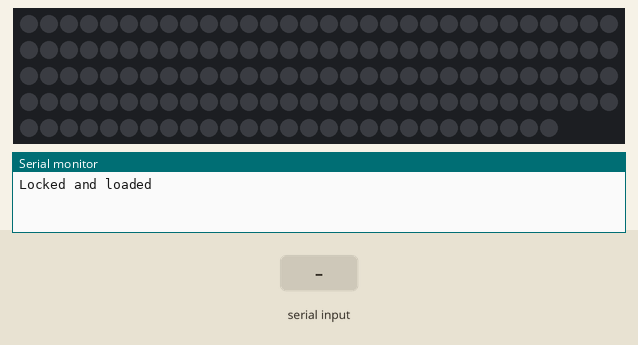
Simulated run of this program. Board: Arduino Uno, built with avr-gcc and run on an emulated ATmega328P. On the bench: 147 RGB LEDs in strip order, left to right, continuing on the next row, the last lines printed to the serial monitor. The test bench sets the inputs (shaded band).

Above: at 1.2 s.
1.3 s: "90,45,200,10,solid\n" received over Serial
At 1.9 s:
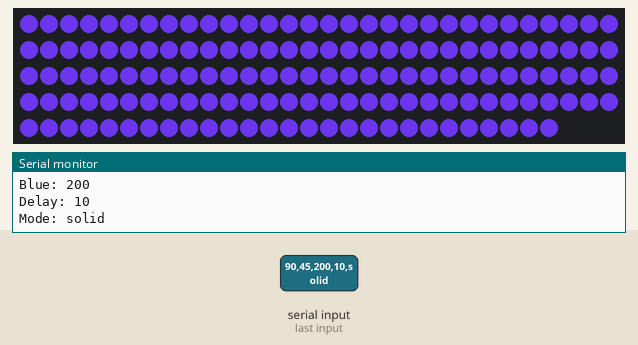
2.8 s: "30,150\n" received over Serial
At 4.0 s:
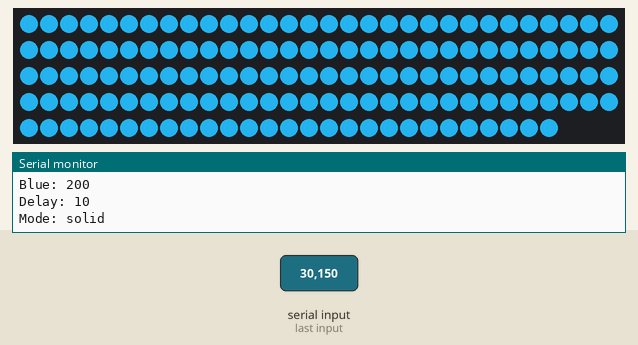
4.3 s: "200\n" received over Serial
At 5.2 s:
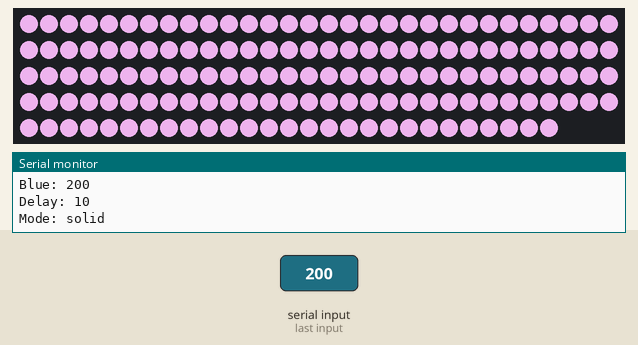
5.8 s: "90,45\n" received over Serial
At 6.4 s:
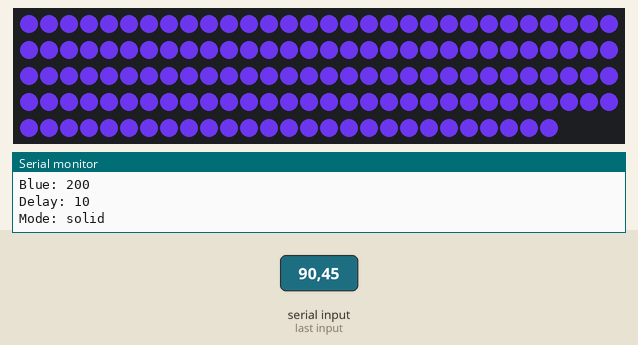
7.3 s: "200\n" received over Serial
At 7.6 s:
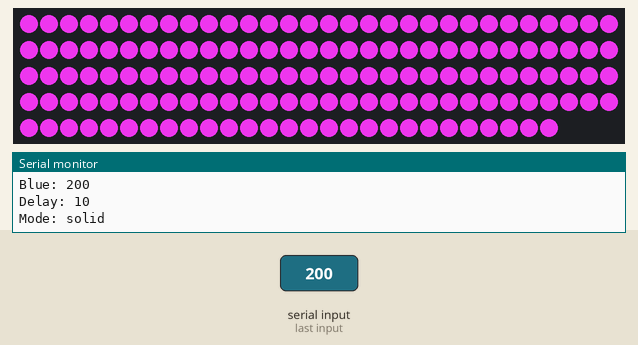
8.8 s: "90\n" received over Serial
At 10.0 s:
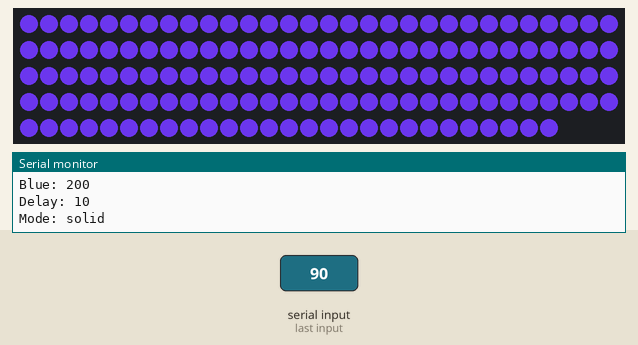
Timing chart, 0 to 11.3 s (numbered marks = the images above; inputs shaded):
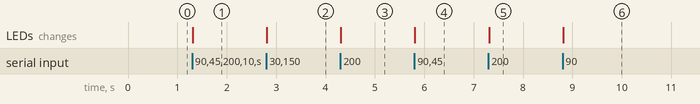

The program:

main.cpp
```cpp
#include <FastLED.h>
#include <Arduino.h>

#define NUM_LEDS 147 // Number of LEDs in your strip
#define DATA_PIN 6 // Pin which receives data

CRGB leds[NUM_LEDS];
String inputString = "";  // A string to hold incoming data
boolean stringComplete = false;  // Whether the string is complete
int currentPixel;
char currentMode[20];
int red, green, blue, delayTime;
int rgbArr[][3] = {

};

void setup() {
  FastLED.addLeds<WS2812, DATA_PIN, GRB>(leds, NUM_LEDS); // Use appropriate LED type
  Serial.begin(115200); // Initialize Serial communication
  inputString.reserve(200); // Reserve some memory for the inputString
  currentPixel = 0;
  Serial.println("Locked and loaded");
}

void parseComand () {

}

void loop() {
  if (stringComplete) {
    char mode[20];
    // rework this such that first arg is int for mode and str of 25char for start and parse it differently depending on what mode it is :)
    sscanf(inputString.c_str(), "%d,%d,%d,%d,%19s", &red, &green, &blue, &delayTime, mode);
      // print over serial for debugging, brackets is for ability to collapse this shit
    {
      Serial.print("Red: ");
      Serial.println(red);
      Serial.print("Green: ");
      Serial.println(green);
      Serial.print("Blue: ");
      Serial.println(blue);
      Serial.print("Delay: ");
      Serial.println(delayTime);
      Serial.print("Mode: ");
      Serial.println(mode);
    }
    strcpy(currentMode, mode);
    // Clear the string
    inputString = "";
    stringComplete = false;
  }

  if (strcmp(currentMode, "solid") == 0) {
    for (int i = 0; i < NUM_LEDS; i++) {
      leds[i] = CRGB(red, green, blue);
    }
  }

  // Update LEDs
  FastLED.show();
  if (strcmp(currentMode, "pixelrun") == 0) {
    for (int i = 0; i < NUM_LEDS; i++) {
      int isThisPixel =
        i == currentPixel ||
        i%(NUM_LEDS/2) == currentPixel%(NUM_LEDS/2);

      leds[i] = isThisPixel ? CRGB(red, green, blue) : CRGB(0, 0, 0);

      // If this is the pixel, also light up the next and previous two pixels
      if (isThisPixel) {
        leds[(i+1)%NUM_LEDS] = CRGB(red, green, blue);
        leds[(i+2)%NUM_LEDS] = CRGB(red, green, blue);

        leds[i-1 < 0 ? NUM_LEDS-1 : i-1] = CRGB(red, green, blue);
        leds[i-2 < 0 ? NUM_LEDS-2 : i-2] = CRGB(red, green, blue);

      }

    }
    FastLED.show();
    currentPixel = (currentPixel+1) % NUM_LEDS;
    delay(delayTime);
  }
}

// SerialEvent occurs whenever a new data comes in the hardware serial RX. This
// function is called between each time loop() runs, and is a good place to
// read incoming data into a string.
void serialEvent() {
  while (Serial.available()) {
    // Get the new byte:
    char inChar = (char)Serial.read();
    // Add it to the inputString:
    inputString += inChar;
    // If the incoming character is a newline, set a flag so the main loop can
    // process the string:
    if (inChar == '\n') {
      stringComplete = true;
    }
  }
}
```

Measured:
- after the input at 1.3 s, the LEDs: change at once (image 1)
- after the input at 2.8 s, the LEDs: change at once (image 2)
- after the input at 4.3 s, the LEDs: change at once (image 3)
- after the input at 5.8 s, the LEDs: change at once (image 4)
- after the input at 7.3 s, the LEDs: change at once (image 5)
- after the input at 8.8 s, the LEDs: change at once (image 6)
